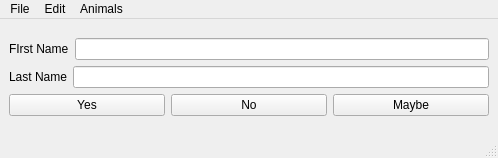
<?xml version="1.0" encoding="UTF-8"?>
<ui version="4.0">
 <class>NNLDemo</class>
 <widget class="QMainWindow" name="NNLDemo">
  <property name="geometry">
   <rect>
    <x>0</x>
    <y>0</y>
    <width>498</width>
    <height>158</height>
   </rect>
  </property>
  <property name="windowTitle">
   <string>NNL PyQt5 Demo</string>
  </property>
  <widget class="QWidget" name="centralwidget">
   <layout class="QGridLayout" name="gridLayout">
    <item row="0" column="0">
     <layout class="QVBoxLayout" name="verticalLayout">
      <item>
       <layout class="QHBoxLayout" name="horizontalLayout">
        <item>
         <widget class="QLabel" name="label_first_name">
          <property name="text">
           <string>FIrst Name</string>
          </property>
          <property name="buddy">
           <cstring>le_first_name</cstring>
          </property>
         </widget>
        </item>
        <item>
         <widget class="QLineEdit" name="le_first_name"/>
        </item>
       </layout>
      </item>
      <item>
       <layout class="QHBoxLayout" name="horizontalLayout_2">
        <item>
         <widget class="QLabel" name="label_last_name">
          <property name="text">
           <string>Last Name</string>
          </property>
          <property name="buddy">
           <cstring>le_last_name</cstring>
          </property>
         </widget>
        </item>
        <item>
         <widget class="QLineEdit" name="le_last_name"/>
        </item>
       </layout>
      </item>
      <item>
       <layout class="QHBoxLayout" name="horizontalLayout_3">
        <item>
         <widget class="QPushButton" name="bt_yes">
          <property name="text">
           <string>Yes</string>
          </property>
         </widget>
        </item>
        <item>
         <widget class="QPushButton" name="bt_no">
          <property name="text">
           <string>No</string>
          </property>
         </widget>
        </item>
        <item>
         <widget class="QPushButton" name="bt_maybe">
          <property name="text">
           <string>Maybe</string>
          </property>
         </widget>
        </item>
       </layout>
      </item>
     </layout>
    </item>
   </layout>
  </widget>
  <widget class="QMenuBar" name="menubar">
   <property name="geometry">
    <rect>
     <x>0</x>
     <y>0</y>
     <width>498</width>
     <height>21</height>
    </rect>
   </property>
   <widget class="QMenu" name="menuFile">
    <property name="title">
     <string>File</string>
    </property>
    <addaction name="actionOpen"/>
    <addaction name="actionQuit"/>
   </widget>
   <widget class="QMenu" name="menuEdit">
    <property name="title">
     <string>Edit</string>
    </property>
    <addaction name="actionCut"/>
   </widget>
   <widget class="QMenu" name="menuAnimals">
    <property name="title">
     <string>Animals</string>
    </property>
    <addaction name="actionWombat"/>
    <addaction name="actionHoney_Badger"/>
    <addaction name="actionPine_Marten"/>
    <addaction name="actionLeast_weasel"/>
   </widget>
   <addaction name="menuFile"/>
   <addaction name="menuEdit"/>
   <addaction name="menuAnimals"/>
  </widget>
  <widget class="QStatusBar" name="statusbar"/>
  <action name="actionOpen">
   <property name="text">
    <string>Open...</string>
   </property>
  </action>
  <action name="actionQuit">
   <property name="text">
    <string>Quit</string>
   </property>
  </action>
  <action name="actionCut">
   <property name="text">
    <string>Cut</string>
   </property>
  </action>
  <action name="actionWombat">
   <property name="text">
    <string>Wombat</string>
   </property>
  </action>
  <action name="actionHoney_Badger">
   <property name="text">
    <string>Honey Badger</string>
   </property>
  </action>
  <action name="actionPine_Marten">
   <property name="text">
    <string>Pine Marten</string>
   </property>
  </action>
  <action name="actionLeast_weasel">
   <property name="text">
    <string>Least weasel</string>
   </property>
  </action>
 </widget>
 <tabstops>
  <tabstop>le_first_name</tabstop>
  <tabstop>le_last_name</tabstop>
  <tabstop>bt_yes</tabstop>
  <tabstop>bt_no</tabstop>
  <tabstop>bt_maybe</tabstop>
 </tabstops>
 <resources/>
 <connections>
  <connection>
   <sender>actionQuit</sender>
   <signal>triggered()</signal>
   <receiver>NNLDemo</receiver>
   <slot>close()</slot>
   <hints>
    <hint type="sourcelabel">
     <x>-1</x>
     <y>-1</y>
    </hint>
    <hint type="destinationlabel">
     <x>248</x>
     <y>78</y>
    </hint>
   </hints>
  </connection>
 </connections>
</ui>
